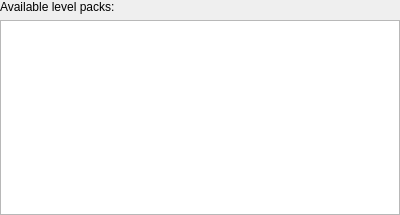
<?xml version="1.0" encoding="UTF-8"?>
<ui version="4.0">
 <class>LevelSetWidget</class>
 <widget class="QWidget" name="LevelSetWidget">
  <property name="geometry">
   <rect>
    <x>0</x>
    <y>0</y>
    <width>400</width>
    <height>215</height>
   </rect>
  </property>
  <property name="windowTitle">
   <string/>
  </property>
  <layout class="QVBoxLayout" name="verticalLayout">
   <property name="margin">
    <number>0</number>
   </property>
   <item>
    <widget class="QLabel" name="label">
     <property name="text">
      <string>Available level packs:</string>
     </property>
    </widget>
   </item>
   <item>
    <widget class="KListWidget" name="m_lwLevelSets"/>
   </item>
  </layout>
 </widget>
 <customwidgets>
  <customwidget>
   <class>KListWidget</class>
   <extends>QListWidget</extends>
   <header>klistwidget.h</header>
  </customwidget>
 </customwidgets>
 <resources/>
 <connections/>
</ui>
